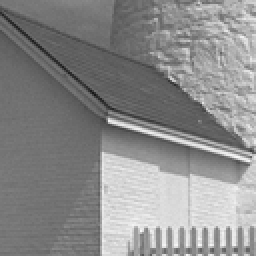
%> input picture kodim19.png, 128 x 128 px (shown 2 times larger)
$ octave demo.m   (GNU Octave 9; MATLAB toolbox functions it lacks are replaced by stand-ins)
%> lines starting %> are read from the running program, lines starting %| are printed output that depends on the picture
### generatePatches.m
% Function to generate patches
% Input:
%   I : Input Image
%   PATCH_SIZE : patch size
% Output:
%   divided patches
function [patches] = generatePatches(I, PATCH_SIZE)
    % Get image dimensions
    [H, W] = size(I);
    im_dims = [H W];

    % Calculate total chunks
    N_chunks = im_dims ./ PATCH_SIZE;

    % Get total rows and columns
    rows = PATCH_SIZE * ones(N_chunks(1), 1);
    cols = PATCH_SIZE* ones(N_chunks(2), 1);

    % Return patches
    patches = mat2cell(I, rows, cols);
end

### patchBasedOmega.m
% Function to measure Omega
% Input:
%   I_original : original image
%   I_ref : restored image
%   PATCH_SIZE : patch size for measure Omega
%   ALPHA_0 : axis shift parameter for sigmoid function
%   K : axis shift parameter for sigmoid function
% Output:
%   omega_val : Metric omega value
function [omega_val] = patchBasedOmega(I_original, I_ref, PATCH_SIZE, ALPHA_0, K)
    % Get patches from original image
    [GT_patches] = generatePatches(I_original, PATCH_SIZE);

    % Get patches from reference image
    [ref_patches] = generatePatches(I_ref, PATCH_SIZE);

    % Get total number of patches
    num_patches = size(GT_patches);
    num_patches = num_patches(1);

    % Create a cell for metric Gamma
    metric_omega = zeros(num_patches, num_patches);

    for i = 1 : num_patches
        for j = 1 : num_patches
            metric_omega(i, j) = metricOmega(GT_patches{i, j}, ...
                ref_patches{i, j}, ALPHA_0, K);
        end
    end

    % Get average metric gamma value over rows and columns
    mean_metric_omega = mean(metric_omega(:));

    % Return gamma value
    omega_val = mean_metric_omega;

end

### demo.m
% Read image
I = imread("kodim19.png");
%> I is the input picture: size 128x128 uint8; min 23, max 250, mean 138.9
I_sharpened = imsharpen(I, "Amount",1.2);
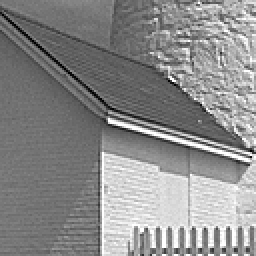
%> I_sharpened: size 128x128 uint8 (shown 2 times larger); min 0, max 255, mean 138.6

% Set parameters
ALPHA_0 = 0.8;
K = 2.0;
PATCH_SIZE = 16;

% Calculate Omega Value
omega_val = patchBasedOmega(I, I_sharpened, PATCH_SIZE, ALPHA_0, K);
%> in generatePatches, `patches = mat2cell(I, rows, cols);`: patches = 64 items
%> in patchBasedOmega, `num_patches = size(GT_patches);`: num_patches = [8 8]
%> in patchBasedOmega, `num_patches = num_patches(1);`: num_patches = 8
%> the loop in patchBasedOmega, `for i = 1 : num_patches` made 1 pass
%> the run ends on the next line
